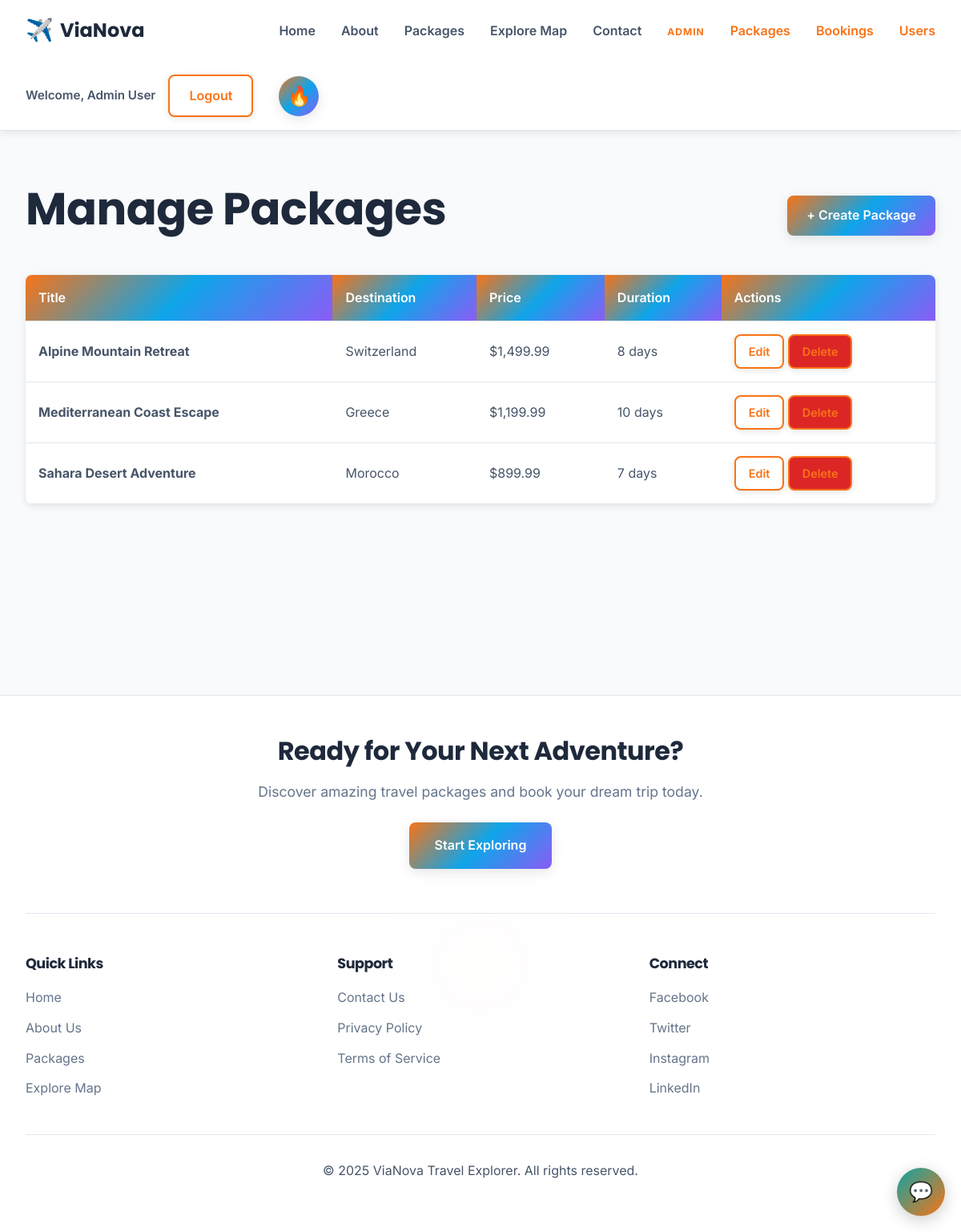
/admin/packages/read.php (signed in), run on the app's committed database.
### tables this page shows
CREATE TABLE packages (
  id INT AUTO_INCREMENT PRIMARY KEY,
  title VARCHAR(150) NOT NULL,
  description TEXT,
  price DECIMAL(10, 2) NOT NULL,
  image VARCHAR(255),
  duration_days INT,
  destination VARCHAR(100),
  created_at TIMESTAMP DEFAULT CURRENT_TIMESTAMP
);

### admin/packages/read.php (the view, shortened to what this page needs)
<?php
require_once('../../config/db.php');
$packages_query = "SELECT id, title, price, destination, duration_days FROM packages ORDER BY id DESC";
$packages_result = $conn->query($packages_query);
$packages = [];
if ($packages_result) {
    while ($row = $packages_result->fetch_assoc()) {
        $packages[] = $row;
    }
}
include_once('../../includes/header.php');
?>
<?php include_once('../../includes/navbar.php'); ?>
<section class="section" style="min-height: 80vh;">
    <div style="max-width: 1200px; margin: 0 auto;">
        <div style="display: flex; justify-content: space-between; align-items: center; margin-bottom: 2rem;">
            <h1>Manage Packages</h1>
            <a href="create.php" class="btn btn-primary">+ Create Package</a>
        </div>
        <?php if (empty($packages)): ?>
            <div style="background: white; padding: 2rem; border-radius: 1rem; text-align: center;">
                <p style="color: #9ca3af; margin-bottom: 1rem;">No packages found.</p>
                <a href="create.php" class="btn btn-primary">Create your first package</a>
            </div>
        <?php else: ?>
            <table role="grid" aria-label="Packages list">
                <thead>
                    <tr>
                        <th scope="col">Title</th>
                        <th scope="col">Destination</th>
                        <th scope="col">Price</th>
                        <th scope="col">Duration</th>
                        <th scope="col">Actions</th>
                    </tr>
                </thead>
                <tbody>
                    <?php foreach ($packages as $pkg): ?>
                        <tr>
                            <td><strong><?php echo htmlspecialchars($pkg['title']); ?></strong></td>
                            <td><?php echo htmlspecialchars($pkg['destination'] ?? '—'); ?></td>
                            <td>$<?php echo htmlspecialchars(number_format($pkg['price'], 2)); ?></td>
                            <td><?php echo htmlspecialchars($pkg['duration_days'] ?? '—'); ?> days</td>
                            <td>
                                <a href="update.php?id=<?php echo htmlspecialchars($pkg['id']); ?>" class="btn btn-secondary" style="padding: 0.5rem 1rem; font-size: 0.9rem;">Edit</a>
                                <a href="delete.php?id=<?php echo htmlspecialchars($pkg['id']); ?>" class="btn btn-secondary" style="padding: 0.5rem 1rem; font-size: 0.9rem; background-color: #dc2626;">Delete</a>
                            </td>
                        </tr>
                    <?php endforeach; ?>
                </tbody>
            </table>
        <?php endif; ?>
    </div>
</section>
<?php include_once('../../includes/footer.php'); ?>

### style.css (style rules this page uses)
:root { --bg-primary: #f8fafc; --bg-secondary: #ffffff; --bg-card: #ffffff; --bg-input: #f1f5f9; --text-primary: #1e293b; --text-secondary: #475569; --text-muted: #64748b; --accent-primary: #f97316; --accent-teal: #0ea5e9; --accent-orange: #f97316; --border-color: #e2e8f0; --shadow-color: rgba(0, 0, 0, 0.1); --gradient-main: linear-gradient(135deg, #f97316 0%, #0ea5e9 50%, #8b5cf6 100%); --gradient-hero: linear-gradient(135deg, rgba(248, 250, 252, 0.9) 0%, rgba(241, 245, 249, 0.8) 100%); --font-heading: 'Poppins', sans-serif; --font-body: 'Inter', sans-serif; --transition-default: all 0.3s cubic-bezier(0.4, 0, 0.2, 1); }
* { margin: 0; padding: 0; box-sizing: border-box; }
html { scroll-behavior: smooth; }
body { font-family: var(--font-body); background-color: var(--bg-primary); color: var(--text-primary); line-height: 1.6; transition: background-color 0.4s ease, color 0.4s ease; }
h1, h2, h3, h4, h5, h6 { font-family: var(--font-heading); font-weight: 700; margin-bottom: 1rem; letter-spacing: -0.5px; color: var(--text-primary); transition: color 0.4s ease; }
h1 { font-size: 3.5rem; line-height: 1.2; }
a { color: var(--accent-teal); text-decoration: none; transition: var(--transition-default); }
.btn { padding: 0.75rem 1.5rem; border: none; border-radius: 0.5rem; font-family: var(--font-body); font-size: 1rem; font-weight: 600; cursor: pointer; transition: var(--transition-default); text-decoration: none; display: inline-block; text-align: center; }
.btn-primary { background: var(--gradient-main); color: white; box-shadow: 0 4px 15px var(--shadow-color); position: relative; overflow: hidden; }
.btn-primary::before { content: ''; position: absolute; top: 0; left: -100%; width: 100%; height: 100%; background: linear-gradient(90deg, transparent, rgba(255,255,255,0.2), transparent); transition: left 0.5s; }
.btn-secondary { background-color: var(--bg-secondary); border: 2px solid var(--accent-primary); color: var(--accent-primary); box-shadow: 0 2px 8px var(--shadow-color); transition: var(--transition-default); }
.section { padding: 4rem 2rem; max-width: 1200px; margin: 0 auto; }
table { width: 100%; border-collapse: collapse; background: var(--bg-card); border-radius: 0.5rem; overflow: hidden; box-shadow: 0 2px 10px var(--shadow-color); }
th, td { padding: 1rem; text-align: left; border-bottom: 1px solid var(--border-color); }
th { background: var(--gradient-main); color: white; font-weight: 600; }
td { color: var(--text-secondary); }

### data on the page
packages: title "Alpine Mountain Retreat", destination "Switzerland", price "1,499.99", duration_days "8"
packages: title "Mediterranean Coast Escape", destination "Greece", price "1,199.99", duration_days "10"
packages: title "Sahara Desert Adventure", destination "Morocco", price "899.99", duration_days "7"

### other printed values
$_SESSION['user'] "Admin User"
